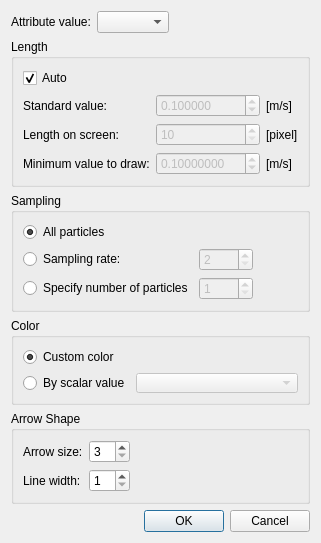
<?xml version="1.0" encoding="UTF-8"?>
<ui version="4.0">
 <class>PostParticleVectorPropertyDialog</class>
 <widget class="QDialog" name="PostParticleVectorPropertyDialog">
  <property name="enabled">
   <bool>true</bool>
  </property>
  <property name="geometry">
   <rect>
    <x>0</x>
    <y>0</y>
    <width>314</width>
    <height>485</height>
   </rect>
  </property>
  <property name="windowTitle">
   <string>Arrow Setting</string>
  </property>
  <layout class="QVBoxLayout" name="verticalLayout_2">
   <item>
    <layout class="QHBoxLayout" name="horizontalLayout">
     <item>
      <widget class="QLabel" name="attributeLabel">
       <property name="minimumSize">
        <size>
         <width>80</width>
         <height>0</height>
        </size>
       </property>
       <property name="text">
        <string>Attribute value:</string>
       </property>
      </widget>
     </item>
     <item>
      <widget class="QComboBox" name="targetComboBox"/>
     </item>
     <item>
      <spacer name="horizontalSpacer_4">
       <property name="orientation">
        <enum>Qt::Horizontal</enum>
       </property>
       <property name="sizeHint" stdset="0">
        <size>
         <width>40</width>
         <height>0</height>
        </size>
       </property>
      </spacer>
     </item>
    </layout>
   </item>
   <item>
    <widget class="QGroupBox" name="lengthGroupBox">
     <property name="title">
      <string>Length</string>
     </property>
     <layout class="QVBoxLayout" name="verticalLayout">
      <item>
       <widget class="QCheckBox" name="lengthAutoCheckBox">
        <property name="text">
         <string>Auto</string>
        </property>
        <property name="checked">
         <bool>true</bool>
        </property>
       </widget>
      </item>
      <item>
       <layout class="QHBoxLayout" name="horizontalLayout_5">
        <item>
         <layout class="QGridLayout" name="gridLayout_2">
          <item row="0" column="0">
           <widget class="QLabel" name="stdValueLabel">
            <property name="text">
             <string>Standard value:</string>
            </property>
           </widget>
          </item>
          <item row="0" column="1">
           <widget class="QDoubleSpinBox" name="stdValueSpinBox">
            <property name="enabled">
             <bool>false</bool>
            </property>
            <property name="decimals">
             <number>6</number>
            </property>
            <property name="minimum">
             <double>0.001000000000000</double>
            </property>
            <property name="maximum">
             <double>100.000000000000000</double>
            </property>
            <property name="singleStep">
             <double>0.100000000000000</double>
            </property>
            <property name="value">
             <double>0.100000000000000</double>
            </property>
           </widget>
          </item>
          <item row="0" column="2">
           <widget class="QLabel" name="stdValueUnitLabel">
            <property name="text">
             <string>[m/s]</string>
            </property>
           </widget>
          </item>
          <item row="1" column="0">
           <widget class="QLabel" name="legendLenLabel">
            <property name="text">
             <string>Length on screen:</string>
            </property>
           </widget>
          </item>
          <item row="1" column="1">
           <widget class="QSpinBox" name="legendLengthSpinBox">
            <property name="enabled">
             <bool>false</bool>
            </property>
            <property name="minimum">
             <number>10</number>
            </property>
            <property name="maximum">
             <number>1000</number>
            </property>
           </widget>
          </item>
          <item row="1" column="2">
           <widget class="QLabel" name="legendLenUnitLabel">
            <property name="text">
             <string>[pixel]</string>
            </property>
           </widget>
          </item>
          <item row="2" column="0">
           <widget class="QLabel" name="minValueLabel">
            <property name="text">
             <string>Minimum value to draw:</string>
            </property>
           </widget>
          </item>
          <item row="2" column="1">
           <widget class="QDoubleSpinBox" name="minValueSpinBox">
            <property name="enabled">
             <bool>false</bool>
            </property>
            <property name="decimals">
             <number>8</number>
            </property>
            <property name="minimum">
             <double>0.001000000000000</double>
            </property>
            <property name="maximum">
             <double>100.000000000000000</double>
            </property>
            <property name="singleStep">
             <double>0.100000000000000</double>
            </property>
            <property name="value">
             <double>0.100000000000000</double>
            </property>
           </widget>
          </item>
          <item row="2" column="2">
           <widget class="QLabel" name="minValueUnitLabel">
            <property name="text">
             <string>[m/s]</string>
            </property>
           </widget>
          </item>
         </layout>
        </item>
        <item>
         <spacer name="horizontalSpacer_5">
          <property name="orientation">
           <enum>Qt::Horizontal</enum>
          </property>
          <property name="sizeHint" stdset="0">
           <size>
            <width>40</width>
            <height>20</height>
           </size>
          </property>
         </spacer>
        </item>
       </layout>
      </item>
     </layout>
    </widget>
   </item>
   <item>
    <widget class="QGroupBox" name="samplingGroupBox">
     <property name="title">
      <string>Sampling</string>
     </property>
     <layout class="QHBoxLayout" name="horizontalLayout_4">
      <item>
       <layout class="QGridLayout" name="gridLayout">
        <item row="0" column="0">
         <widget class="QRadioButton" name="samplingAllRadioButton">
          <property name="text">
           <string>All particles</string>
          </property>
          <property name="checked">
           <bool>true</bool>
          </property>
         </widget>
        </item>
        <item row="1" column="0">
         <widget class="QRadioButton" name="samplingRateRadioButton">
          <property name="text">
           <string>Sampling rate:</string>
          </property>
         </widget>
        </item>
        <item row="1" column="1">
         <widget class="QSpinBox" name="samplingRateSpinBox">
          <property name="enabled">
           <bool>false</bool>
          </property>
          <property name="minimum">
           <number>2</number>
          </property>
          <property name="maximum">
           <number>10</number>
          </property>
         </widget>
        </item>
        <item row="2" column="0">
         <widget class="QRadioButton" name="samplingNumberRadioButton">
          <property name="text">
           <string>Specify number of particles</string>
          </property>
         </widget>
        </item>
        <item row="2" column="1">
         <widget class="QSpinBox" name="samplingNumberSpinBox">
          <property name="enabled">
           <bool>false</bool>
          </property>
          <property name="minimum">
           <number>1</number>
          </property>
          <property name="maximum">
           <number>9999</number>
          </property>
         </widget>
        </item>
       </layout>
      </item>
      <item>
       <spacer name="horizontalSpacer_3">
        <property name="orientation">
         <enum>Qt::Horizontal</enum>
        </property>
        <property name="sizeHint" stdset="0">
         <size>
          <width>133</width>
          <height>20</height>
         </size>
        </property>
       </spacer>
      </item>
     </layout>
    </widget>
   </item>
   <item>
    <widget class="QGroupBox" name="colorGroupBox">
     <property name="title">
      <string>Color</string>
     </property>
     <layout class="QGridLayout" name="gridLayout_3">
      <item row="0" column="0">
       <widget class="QRadioButton" name="specificRadioButton">
        <property name="sizePolicy">
         <sizepolicy hsizetype="Minimum" vsizetype="Fixed">
          <horstretch>0</horstretch>
          <verstretch>0</verstretch>
         </sizepolicy>
        </property>
        <property name="text">
         <string>Custom color</string>
        </property>
        <property name="checked">
         <bool>true</bool>
        </property>
       </widget>
      </item>
      <item row="0" column="1">
       <layout class="QHBoxLayout" name="horizontalLayout_2">
        <item>
         <widget class="ColorEditWidget" name="colorEditWidget"/>
        </item>
        <item>
         <spacer name="horizontalSpacer">
          <property name="orientation">
           <enum>Qt::Horizontal</enum>
          </property>
          <property name="sizeHint" stdset="0">
           <size>
            <width>40</width>
            <height>10</height>
           </size>
          </property>
         </spacer>
        </item>
       </layout>
      </item>
      <item row="1" column="0">
       <widget class="QRadioButton" name="scalarRadioButton">
        <property name="text">
         <string>By scalar value</string>
        </property>
       </widget>
      </item>
      <item row="1" column="1">
       <widget class="QComboBox" name="colorTargetComboBox">
        <property name="enabled">
         <bool>false</bool>
        </property>
        <property name="minimumSize">
         <size>
          <width>120</width>
          <height>20</height>
         </size>
        </property>
       </widget>
      </item>
     </layout>
    </widget>
   </item>
   <item>
    <widget class="QGroupBox" name="arrowShapeGroupBox">
     <property name="title">
      <string>Arrow Shape</string>
     </property>
     <layout class="QHBoxLayout" name="horizontalLayout_6">
      <item>
       <layout class="QGridLayout" name="gridLayout_4">
        <item row="0" column="0">
         <widget class="QLabel" name="arrowSizeLabel">
          <property name="text">
           <string>Arrow size:</string>
          </property>
         </widget>
        </item>
        <item row="0" column="1">
         <widget class="QSpinBox" name="arrowSizeSpinBox">
          <property name="minimum">
           <number>3</number>
          </property>
          <property name="maximum">
           <number>20</number>
          </property>
         </widget>
        </item>
        <item row="1" column="0">
         <widget class="QLabel" name="lineWidthLabel">
          <property name="text">
           <string>Line width:</string>
          </property>
         </widget>
        </item>
        <item row="1" column="1">
         <widget class="QSpinBox" name="lineWidthSpinBox">
          <property name="minimum">
           <number>1</number>
          </property>
          <property name="maximum">
           <number>11</number>
          </property>
         </widget>
        </item>
       </layout>
      </item>
      <item>
       <spacer name="horizontalSpacer_6">
        <property name="orientation">
         <enum>Qt::Horizontal</enum>
        </property>
        <property name="sizeHint" stdset="0">
         <size>
          <width>157</width>
          <height>20</height>
         </size>
        </property>
       </spacer>
      </item>
     </layout>
    </widget>
   </item>
   <item>
    <spacer name="verticalSpacer">
     <property name="orientation">
      <enum>Qt::Vertical</enum>
     </property>
     <property name="sizeHint" stdset="0">
      <size>
       <width>20</width>
       <height>13</height>
      </size>
     </property>
    </spacer>
   </item>
   <item>
    <widget class="QDialogButtonBox" name="buttonBox">
     <property name="orientation">
      <enum>Qt::Horizontal</enum>
     </property>
     <property name="standardButtons">
      <set>QDialogButtonBox::Cancel|QDialogButtonBox::Ok</set>
     </property>
    </widget>
   </item>
  </layout>
 </widget>
 <customwidgets>
  <customwidget>
   <class>ColorEditWidget</class>
   <extends>QLabel</extends>
   <header>guibase/coloreditwidget.h</header>
   <container>1</container>
  </customwidget>
 </customwidgets>
 <resources/>
 <connections>
  <connection>
   <sender>buttonBox</sender>
   <signal>accepted()</signal>
   <receiver>PostParticleVectorPropertyDialog</receiver>
   <slot>accept()</slot>
   <hints>
    <hint type="sourcelabel">
     <x>266</x>
     <y>475</y>
    </hint>
    <hint type="destinationlabel">
     <x>157</x>
     <y>274</y>
    </hint>
   </hints>
  </connection>
  <connection>
   <sender>buttonBox</sender>
   <signal>rejected()</signal>
   <receiver>PostParticleVectorPropertyDialog</receiver>
   <slot>reject()</slot>
   <hints>
    <hint type="sourcelabel">
     <x>304</x>
     <y>475</y>
    </hint>
    <hint type="destinationlabel">
     <x>286</x>
     <y>274</y>
    </hint>
   </hints>
  </connection>
  <connection>
   <sender>samplingRateRadioButton</sender>
   <signal>toggled(bool)</signal>
   <receiver>samplingRateSpinBox</receiver>
   <slot>setEnabled(bool)</slot>
   <hints>
    <hint type="sourcelabel">
     <x>146</x>
     <y>227</y>
    </hint>
    <hint type="destinationlabel">
     <x>203</x>
     <y>229</y>
    </hint>
   </hints>
  </connection>
  <connection>
   <sender>samplingNumberRadioButton</sender>
   <signal>toggled(bool)</signal>
   <receiver>samplingNumberSpinBox</receiver>
   <slot>setEnabled(bool)</slot>
   <hints>
    <hint type="sourcelabel">
     <x>176</x>
     <y>256</y>
    </hint>
    <hint type="destinationlabel">
     <x>197</x>
     <y>258</y>
    </hint>
   </hints>
  </connection>
  <connection>
   <sender>specificRadioButton</sender>
   <signal>toggled(bool)</signal>
   <receiver>colorEditWidget</receiver>
   <slot>setEnabled(bool)</slot>
   <hints>
    <hint type="sourcelabel">
     <x>99</x>
     <y>314</y>
    </hint>
    <hint type="destinationlabel">
     <x>133</x>
     <y>313</y>
    </hint>
   </hints>
  </connection>
  <connection>
   <sender>scalarRadioButton</sender>
   <signal>toggled(bool)</signal>
   <receiver>colorTargetComboBox</receiver>
   <slot>setEnabled(bool)</slot>
   <hints>
    <hint type="sourcelabel">
     <x>120</x>
     <y>332</y>
    </hint>
    <hint type="destinationlabel">
     <x>139</x>
     <y>338</y>
    </hint>
   </hints>
  </connection>
  <connection>
   <sender>lengthAutoCheckBox</sender>
   <signal>toggled(bool)</signal>
   <receiver>stdValueSpinBox</receiver>
   <slot>setDisabled(bool)</slot>
   <hints>
    <hint type="sourcelabel">
     <x>34</x>
     <y>70</y>
    </hint>
    <hint type="destinationlabel">
     <x>158</x>
     <y>90</y>
    </hint>
   </hints>
  </connection>
  <connection>
   <sender>lengthAutoCheckBox</sender>
   <signal>toggled(bool)</signal>
   <receiver>legendLengthSpinBox</receiver>
   <slot>setDisabled(bool)</slot>
   <hints>
    <hint type="sourcelabel">
     <x>61</x>
     <y>67</y>
    </hint>
    <hint type="destinationlabel">
     <x>148</x>
     <y>118</y>
    </hint>
   </hints>
  </connection>
  <connection>
   <sender>lengthAutoCheckBox</sender>
   <signal>toggled(bool)</signal>
   <receiver>minValueSpinBox</receiver>
   <slot>setDisabled(bool)</slot>
   <hints>
    <hint type="sourcelabel">
     <x>27</x>
     <y>70</y>
    </hint>
    <hint type="destinationlabel">
     <x>153</x>
     <y>140</y>
    </hint>
   </hints>
  </connection>
 </connections>
</ui>
